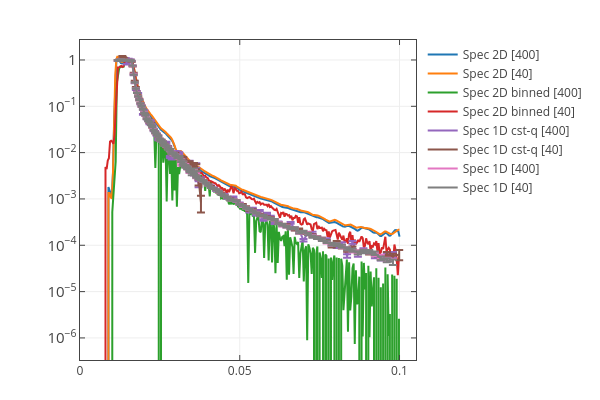

Notebook code cell kept with this figure:
### Markdown cell above
## Various ways of obtaining the specular reflectivity.

- Curves labeled "Spec 2D" were obtained by summing the specular ridge in the off-specular map.
- Curves labeled "Spec 1D" were obtained directly.
- The number in brackets is the TOF

### Code cell
refl_400_cstq = np.loadtxt('/SNS/users/m2d/git/quicknxs/test/notebooks/data/REF_M_30889+30890_Specular_Off_Off_CSTQ_v2_TOF_400.dat')
refl_40_cstq = np.loadtxt('/SNS/users/m2d/git/quicknxs/test/notebooks/data/REF_M_30889+30890_Specular_Off_Off_CSTQ_v2_TOF_40.dat')
refl_400 = np.loadtxt('/SNS/users/m2d/git/quicknxs/test/notebooks/data/REF_M_30889+30890_Specular_Off_Off_v2_TOF_400.dat')
refl_40 = np.loadtxt('/SNS/users/m2d/git/quicknxs/test/notebooks/data/REF_M_30889+30890_Specular_Off_Off_v2_TOF_40.dat')

_scale = 1.0/2.8
_plot_list = [[_spec_400[0], _scale*_spec_400[1]],
              [_spec_40[0], _scale*_spec_40[1]],
              [_spec_binned_400[0], _scale*_spec_binned_400[1]],
              [_spec_binned_40[0], _scale*_spec_binned_40[1]],
             [refl_400_cstq.T[0], refl_400_cstq.T[1], refl_400_cstq.T[2]],
             [refl_40_cstq.T[0], refl_40_cstq.T[1], refl_40_cstq.T[2]],
             [refl_400.T[0], refl_400.T[1], refl_400.T[2]],
             [refl_40.T[0], refl_40.T[1], refl_40.T[2]],]
_plot_names = ["Spec 2D [400]", "Spec 2D [40]", "Spec 2D binned [400]", "Spec 2D binned [40]",
              "Spec 1D cst-q [400]", "Spec 1D cst-q [40]", "Spec 1D [400]", "Spec 1D [40]"]
plot1d(_plot_list, _plot_names,
           x_title='', y_title='',
           x_log=False, y_log=True, show_dx=True)
